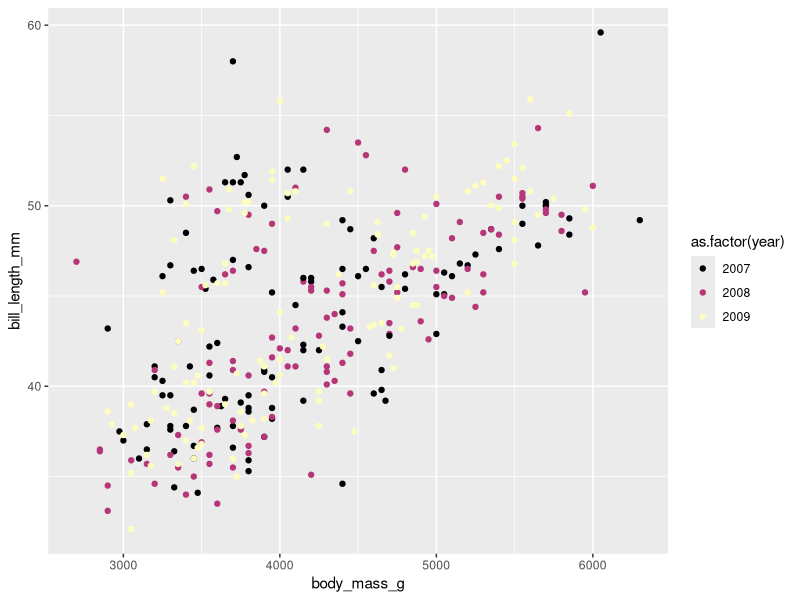
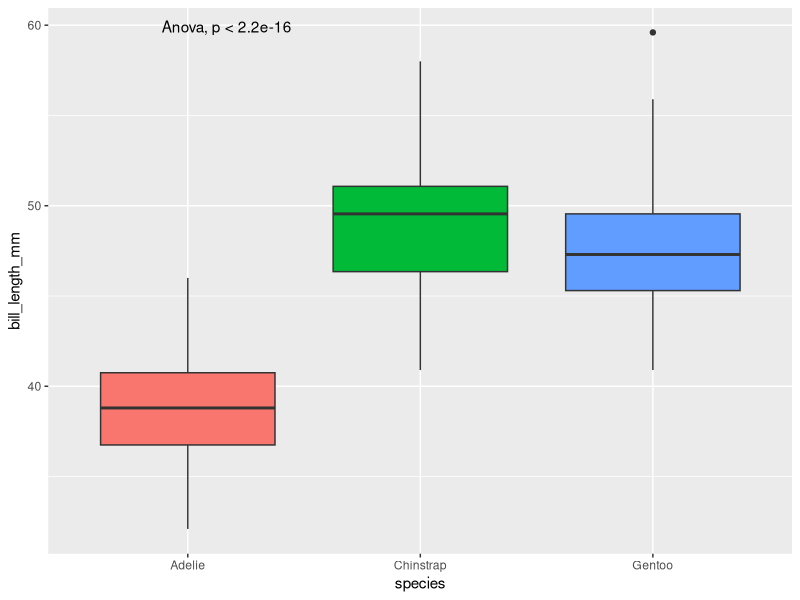

Generate these figures, in order, with R:
# Script name
# Author
# Date


# Libraries ---------------------------------------------------------------

library(tidyverse)
library(ggpubr)
library(RColorBrewer)
library(palmerpenguins)


# Data --------------------------------------------------------------------

# Load the dataset into the local environment
penguins <- penguins


# Example -----------------------------------------------------------------

# Discrete viridis colour palette
ggplot(data = penguins,
       aes(x = body_mass_g, y = bill_length_mm)) +
  geom_point(aes(colour = as.factor(year))) +
  scale_colour_viridis_d(option = "A")

# Compare species
ggplot(data = penguins, aes(x = species, y = bill_length_mm)) +
  geom_boxplot(aes(fill = species), show.legend = F) +
  stat_compare_means(method = "anova")


# Exercise 1 --------------------------------------------------------------

# Create your own continuous and discrete colour palettes
# Create and combine two figures, each using a different palette


# Exercise 2 --------------------------------------------------------------

# Create two versions of the same figure and combine
# Use a viridis colour palette against a default palette in a way that 
# allows features in the data to be more pronounced


# Exercise 3 --------------------------------------------------------------

# Plot and combine t-test and ANOVA stats using sst_NOAA
# See this site for more info on plotting stats:
# http://www.sthda.com/english/articles/24-ggpubr-publication-ready-plots/76-add-p-values-and-significance-levels-to-ggplots/


# BONUS -------------------------------------------------------------------

# Create a correlogram

